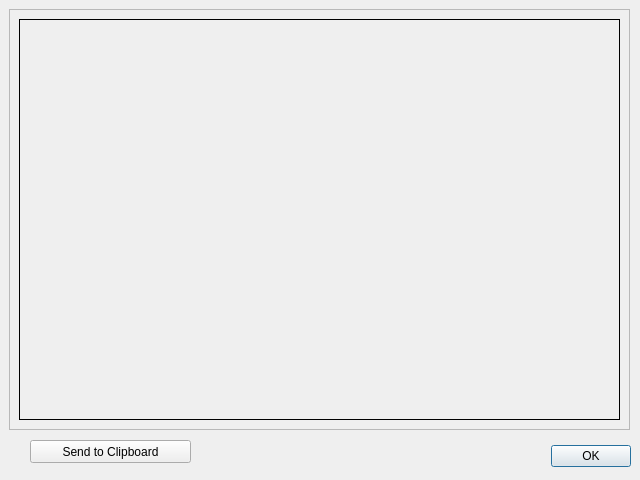
<?xml version="1.0" encoding="UTF-8"?>
<ui version="4.0">
 <class>Dialog</class>
 <widget class="QDialog" name="Dialog">
  <property name="geometry">
   <rect>
    <x>0</x>
    <y>0</y>
    <width>640</width>
    <height>480</height>
   </rect>
  </property>
  <property name="windowTitle">
   <string>Help Information</string>
  </property>
  <widget class="QDialogButtonBox" name="buttonBox">
   <property name="geometry">
    <rect>
     <x>480</x>
     <y>440</y>
     <width>151</width>
     <height>32</height>
    </rect>
   </property>
   <property name="orientation">
    <enum>Qt::Horizontal</enum>
   </property>
   <property name="standardButtons">
    <set>QDialogButtonBox::Ok</set>
   </property>
  </widget>
  <widget class="QPushButton" name="toClipboard">
   <property name="geometry">
    <rect>
     <x>30</x>
     <y>440</y>
     <width>161</width>
     <height>23</height>
    </rect>
   </property>
   <property name="text">
    <string>Send to Clipboard</string>
   </property>
  </widget>
  <widget class="QScrollArea" name="scrollArea">
   <property name="geometry">
    <rect>
     <x>9</x>
     <y>9</y>
     <width>621</width>
     <height>421</height>
    </rect>
   </property>
   <property name="widgetResizable">
    <bool>true</bool>
   </property>
   <widget class="QWidget" name="scrollAreaWidgetContents">
    <property name="geometry">
     <rect>
      <x>0</x>
      <y>0</y>
      <width>619</width>
      <height>419</height>
     </rect>
    </property>
    <layout class="QHBoxLayout" name="horizontalLayout">
     <item>
      <widget class="QLabel" name="label">
       <property name="frameShape">
        <enum>QFrame::Box</enum>
       </property>
       <property name="frameShadow">
        <enum>QFrame::Plain</enum>
       </property>
       <property name="text">
        <string/>
       </property>
       <property name="alignment">
        <set>Qt::AlignLeading|Qt::AlignLeft|Qt::AlignTop</set>
       </property>
      </widget>
     </item>
    </layout>
   </widget>
  </widget>
 </widget>
 <resources/>
 <connections>
  <connection>
   <sender>buttonBox</sender>
   <signal>accepted()</signal>
   <receiver>Dialog</receiver>
   <slot>accept()</slot>
   <hints>
    <hint type="sourcelabel">
     <x>248</x>
     <y>254</y>
    </hint>
    <hint type="destinationlabel">
     <x>157</x>
     <y>274</y>
    </hint>
   </hints>
  </connection>
  <connection>
   <sender>buttonBox</sender>
   <signal>rejected()</signal>
   <receiver>Dialog</receiver>
   <slot>reject()</slot>
   <hints>
    <hint type="sourcelabel">
     <x>316</x>
     <y>260</y>
    </hint>
    <hint type="destinationlabel">
     <x>286</x>
     <y>274</y>
    </hint>
   </hints>
  </connection>
 </connections>
</ui>
